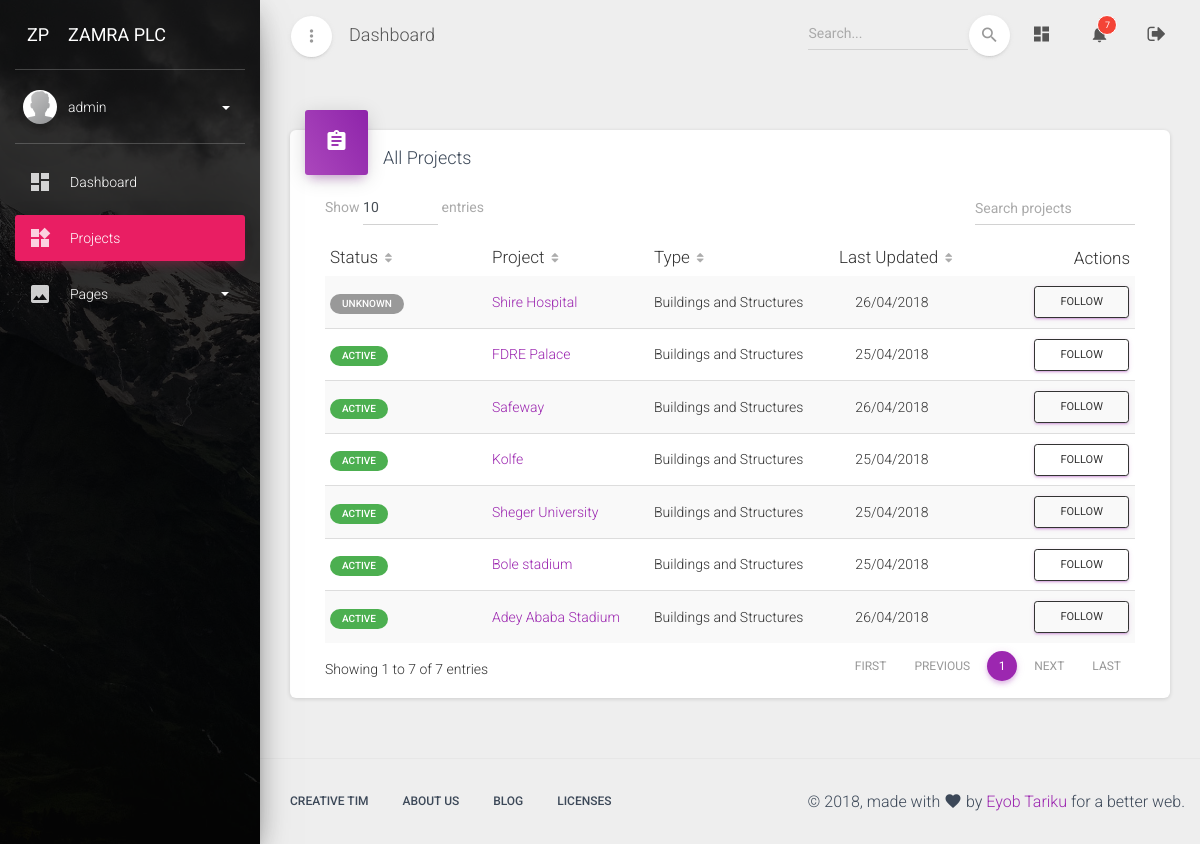
/dashboard/projects/ (signed in), run on an earlier commit of the app's database.
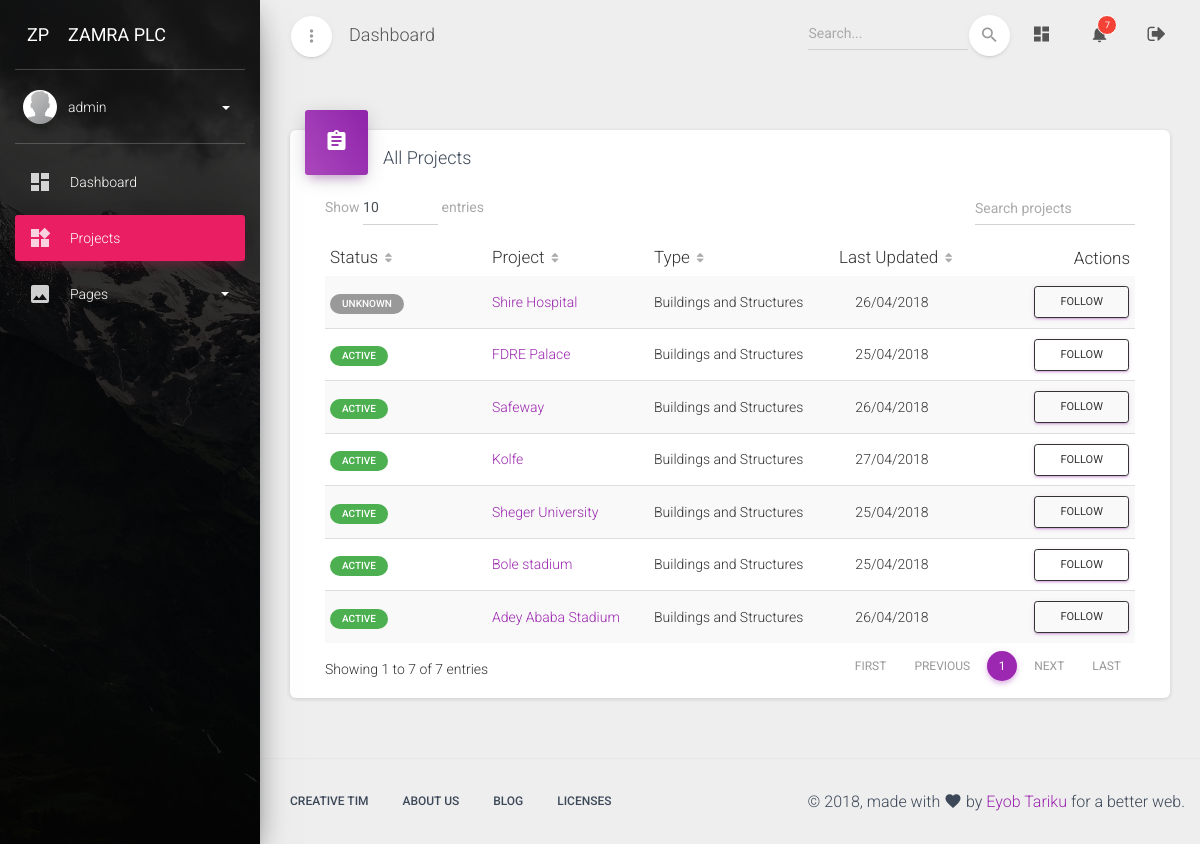
And on a later commit of the database.
### dashboard/models.py (models this page shows, shortened)
class Base(models.Model):
    created_at = models.DateTimeField(
        auto_now_add=True,
        help_text='Record created date and time'
    )
    updated_at = models.DateTimeField(
        auto_now=True,
        help_text='Record last updated date and time'
    )
    class Meta:
        abstract = True

class Project(Base):
    CONSTRUCTION_TYPE_CHOICES = (
        ('builiding', 'Buildings and Structures'),
        ('road', 'Road and Highway'),
        ('water', 'Water and Irrigations'),
    )
    PROJECT_STATUS_CHOICES = (
        (1, 'Unknown'),
        (2, 'Mobilization'),
        (3, 'Active'),
        (4, 'Rectification'),
        (5, 'Suspended'),
        (6, 'Terminated'),
        (7, 'Closed'),
    )
    construction_type = models.CharField(
        max_length=60,
        choices=CONSTRUCTION_TYPE_CHOICES,
        default='builiding'
    )
    status = models.IntegerField(
        'Project Status',
        choices=PROJECT_STATUS_CHOICES,
        default=1,
    )
    consultant = models.ForeignKey(Consultant, on_delete=models.CASCADE)
    employer = models.CharField(
        max_length=100,
        help_text='Official full name of the Employer',
    )
    full_name = models.CharField(
        'Official Project Title',
        max_length=100,
        help_text='Official full name of the construction project',
    )
    short_name = models.CharField(
        'Short Unofficial Project Title',
        max_length=100,
        help_text='Short common name of the construction project',
    )
    project_code = models.CharField(
        'Project Code (Optional)',
        max_length=30,
        null=True, blank=True,
    )
    description = models.TextField(
        'Short Project Description',
        null=True, blank=True,
        help_text='Short description of the construction project. (Optional)',
    )
    contract_amount = models.DecimalField(
        max_digits=16, decimal_places=2,
        help_text='Project contract amount in ETB (before VAT)',
    )
    signing_date = models.DateField(
        'Agreement Signing Date',
        null=True, blank=True,
    )
    site_handover = models.DateField(
        'Site Handover Date',
        null=True, blank=True,
    )
    commencement_date = models.DateField('commencement Date')
    period = models.PositiveIntegerField(
        'Contract Period',
        help_text='Project life time in calendar days'
    )
    created_by = models.ForeignKey(
        CustomUser,
        related_name='projects',
        null=True,
        on_delete=models.SET_NULL,
    )
    notifications = GenericRelation(Notification)
    tracker = FieldTracker()
    objects = models.Manager()
    my_projects = managers.ProjectManager()
    class Meta:
        ordering = ['status', '-updated_at', 'short_name', ]
        get_latest_by = 'updated_at'
        permissions = (
            ('admin_project', 'Administer Project'),
        )
    def get_absolute_url(self):
        return reverse('dashboard:project-detail', args=[str(self.pk)])
    def get_status_label(self):
        if self.status == 2:
            return utils.status_label(
                btn='badge-primary',
                status=self.get_status_display()
            )
        elif self.status == 3:
            return utils.status_label(
                btn='badge-success',
                status=self.get_status_display()
            )
        elif self.status == 4:
            return utils.status_label(
                btn='badge-info',
                status=self.get_status_display()
            )
        elif self.status == 5:
            return utils.status_label(
                btn='badge-warning',
                status=self.get_status_display()
            )
        elif self.status == 6:
            return utils.status_label(
                btn='badge-danger',
                status=self.get_status_display()
            )
        else:
            return utils.status_label(
                btn='badge-default',
                status=self.get_status_display()
            )

### dashboard/views/projects.py (the view, shortened to what this page needs)
# urls.py: path('projects/', projects.ProjectList.as_view(), name='project-list'),
class ProjectList(LoginRequiredMixin, generic.ListView):
    model = models.Project
    template_name = 'dashboard/projects/project_list.html'
    def get_queryset(self, *args, **kwargs):
        return self.model.my_projects.all().order_by('status')
    def get(self, request, *args, **kwargs):
        subscription = request.GET.get('subscription')
        return super().get(request, *args, **kwargs)
    def get_context_data(self, *args, **kwargs):
        context = super(ProjectList, self).get_context_data(*args, **kwargs)
        context['page_name'] = 'Projects'
        return context

### dashboard/models.py (called while the page is built)
    def get_screen_name(self):
        if self.full_name:
            return self.get_full_name()
        else:
            return self.username

    def unseen_notifications(self, *args, **kwargs):
        return self.received_notifications.filter(is_seen=False)

### dashboard/utils.py (called while the page is built)
def status_label(**kwargs):
    btn = kwargs.get('btn', 'btn-default')
    status_message = kwargs.get('status', 'Not Available')
    output = '<span class="badge {}">{}</span>'.format(
        btn,
        status_message,
    )
    return output

### dashboard/templates/dashboard/projects/project_list.html (shortened to what this page needs)
{% extends 'dashboard_base.html' %}
{% block content %}
<div class="row">
    <div class="col-sm-12">
        <div class="card">
          <div class="card-header card-header-primary card-header-icon">
            <div class="card-icon">
              <i class="material-icons">assignment</i>
            </div>
            <h4 class="card-title">All Projects</h4>
          </div>
            <div class="card-body">
                <div class="material-datatables">
                    <table id="projectDatatables" class="table table-striped table-no-bordered table-hover" cellspacing="0" width="100%" style="width:100%">
                        <thead>
                            <tr>
                                <th>Status</th>
                                <th>Project</th>
                                <th>Type</th>
                                <th class="text-center">Last Updated</th>
                                <th class="disabled-sorting text-right">Actions</th>
                            </tr>
                        </thead>
                        <tbody>
                            {% for project in project_list %}
                            <tr>
                                <td>
                                    {% autoescape off %}
                                    {{ project.get_status_label }}
                                    {% endautoescape %}
                                </td>
                                <td>
                                    <a href="{% url 'dashboard:project-detail' project.id %}" title="{{ project.full_name }}">{{ project.short_name }}</a>
                                </td>
                                <td>{{ project.get_construction_type_display }}</td>
                                <td class="text-center">{{ project.updated_at|date:'d/m/Y' }}</td>
                                <td class="text-right">
                                    {% if project in user.projects_followed.all %}
                                    <form>
                                        <input type="hidden" name="project" value="{{ project.id }}">
                                        <input type="hidden" name="subscription" value="unfollow">
                                        <button type="submit" class="btn btn-sm btn-primary">Unfollow</button>
                                    </form>
                                    {% else %}
                                    <form>
                                        <button type="submit" class="btn btn-sm btn-outline btn-primary">&nbsp;&nbsp;Follow&nbsp;&nbsp;</button>
                                    </form>
                                    {% endif %}
                                </td>
                            </tr>
                            {% endfor %}
                        </tbody>
                    </table>
                </div>
            </div>
        </div>
    </div>
</div>
{% endblock content %}

What changed in the data, as far as the page shows it:
changed Project "Kolfe": updated_at "25/04/2018" → "27/04/2018"
